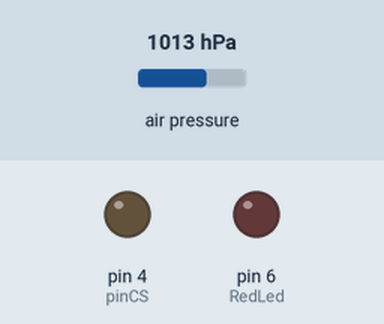
Recording of a sketch running on a simulated Arduino Uno, built for the host (arithmetic inside an expression is 32-bit, double 64-bit). Shown: output pins drawn as LEDs (lit = HIGH). Inputs (shaded band) come from the test bench; at power-on: air pressure 1013 hPa. Storage starts empty; what the sketch prints to the serial monitor is not drawn.

Above: at 5.0 s.
Timing chart, 0 to 13.1 s (numbered marks = the images above):
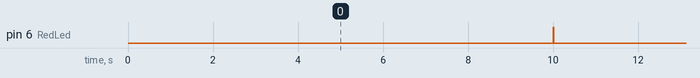

Measured:
- by itself, pin 6 (RedLed): alternates HIGH for 0.01 s and LOW for 10.0 s

The sketch:

SD_Card_Howl.ino
```cpp
#include <SD.h>
#include <SPI.h>
#define RedLed 6
File flightData;

#include  <Adafruit_BMP280.h>

Adafruit_BMP280 bmp;
int pinCS = 4; //CS pin for the SD card Reader


const unsigned long interval = 10000; // 10 seconds in milliseconds
unsigned long previousMillis = 0;


void setup() {

  Serial.begin(115200);
  pinMode(pinCS, OUTPUT);
  pinMode(RedLed, OUTPUT);
  digitalWrite(RedLed, LOW);//red led is off


  // //////////////////////////////////////////////////microSD card ///////////////////////////////////////////////////////////////////////////////////////////
  if (SD.begin())
  {
    Serial.println("SD card is ready to use.");
  } else
  {
    Serial.println("SD card initialization failed");
    digitalWrite(RedLed, HIGH);
    return;
  }
  delay(100);

///////////////////////////////////////////////open file or create it first if does not exist///////////////////////////////////////////////////////////////

  // Create/Open file
  flightData = SD.open("FLIGHT.csv", FILE_WRITE);

  // if the file opened okay, write to it:
  if (flightData) {
    Serial.println("File created");
   flightData.println(" ");
   flightData.println("Time; Height; Pressure;"); //add temp later
  }
  // if the file didn't open, print an error:
  else {
    Serial.println("error opening");
  }


/////////////////////////////////////////bmp280////////////////////////////////////////////////////
  if  (!bmp.begin()) {
    Serial.println(F("Could not find a valid BMP280 sensor,  check wiring!"));
    digitalWrite(RedLed, HIGH);
    return;
    while (1);

  }


  bmp.setSampling(Adafruit_BMP280::MODE_NORMAL,   //alternatively, change it to Adafruit_BMP280::MODE_FORCED
                  Adafruit_BMP280::SAMPLING_X2,
                 Adafruit_BMP280::SAMPLING_X16,
                  Adafruit_BMP280::FILTER_OFF,
                  Adafruit_BMP280::STANDBY_MS_1); //check datasheet


////////////////////////////////////////////////////////////////////////////////////////////////////////////


}
void loop() {

  unsigned long currentMillis = millis();

  if (currentMillis - previousMillis >= interval) {   //autosave
  digitalWrite(RedLed, HIGH);
  flightData.flush();

  flightData.close();

  flightData = SD.open("FLIGHT.csv", FILE_WRITE);

  Serial.println("Data saved to SD card");
    previousMillis = currentMillis;
    digitalWrite(RedLed, LOW);
  }
//if (bmp.takeForcedMeasurement()) {    //if you changed the normal mode into forced, uncomment this
flightData.print(millis());
flightData.print(";");
flightData.print(bmp.readAltitude(1005)); //1005 is the reference pressure for the altitude estimate
flightData.print(";");
flightData.print(bmp.readPressure());
flightData.print(";");
//flightData.print(bmp.readTemperature()); add later
//flightData.print(";");
flightData.println();
//}


}
```
